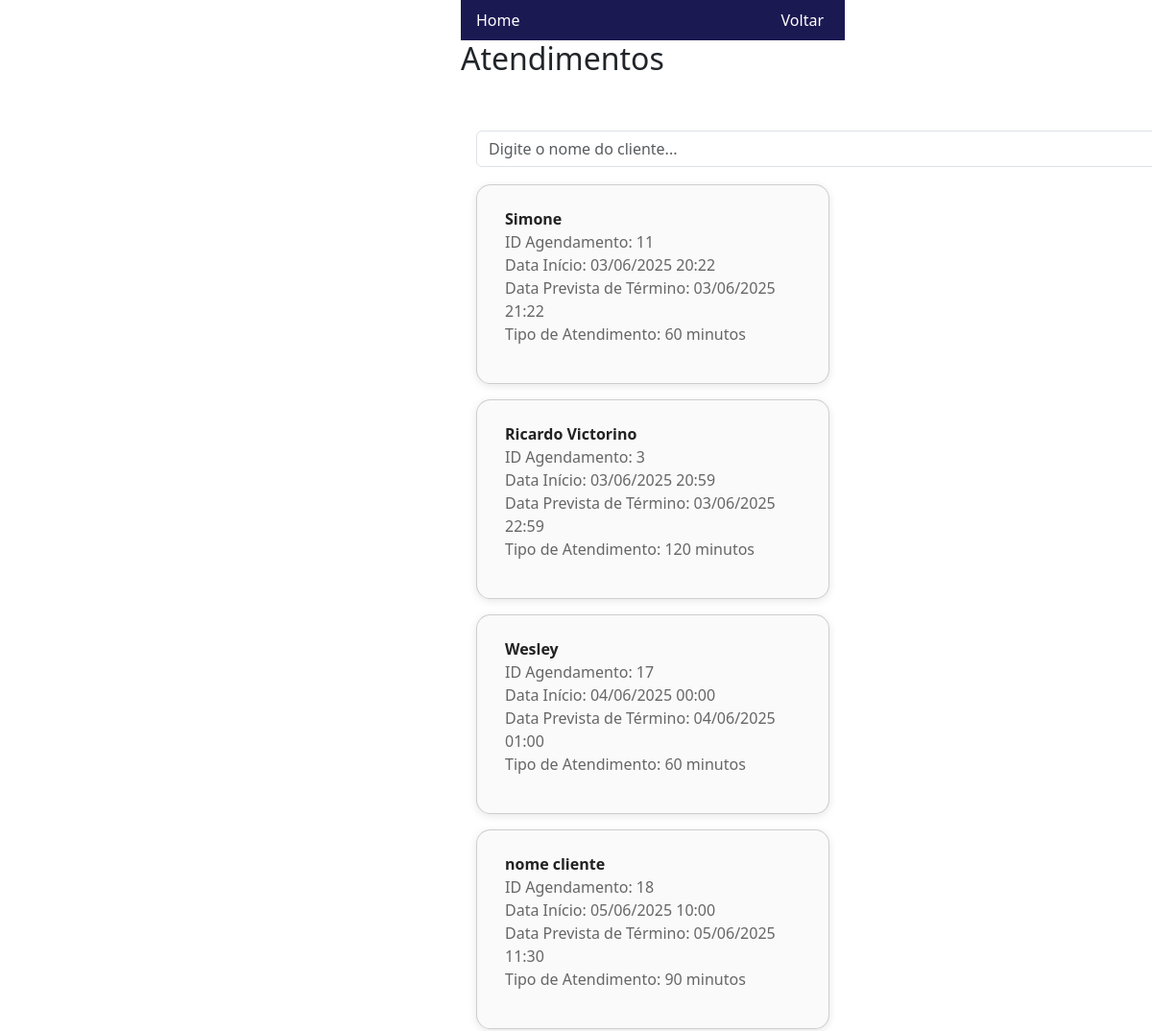
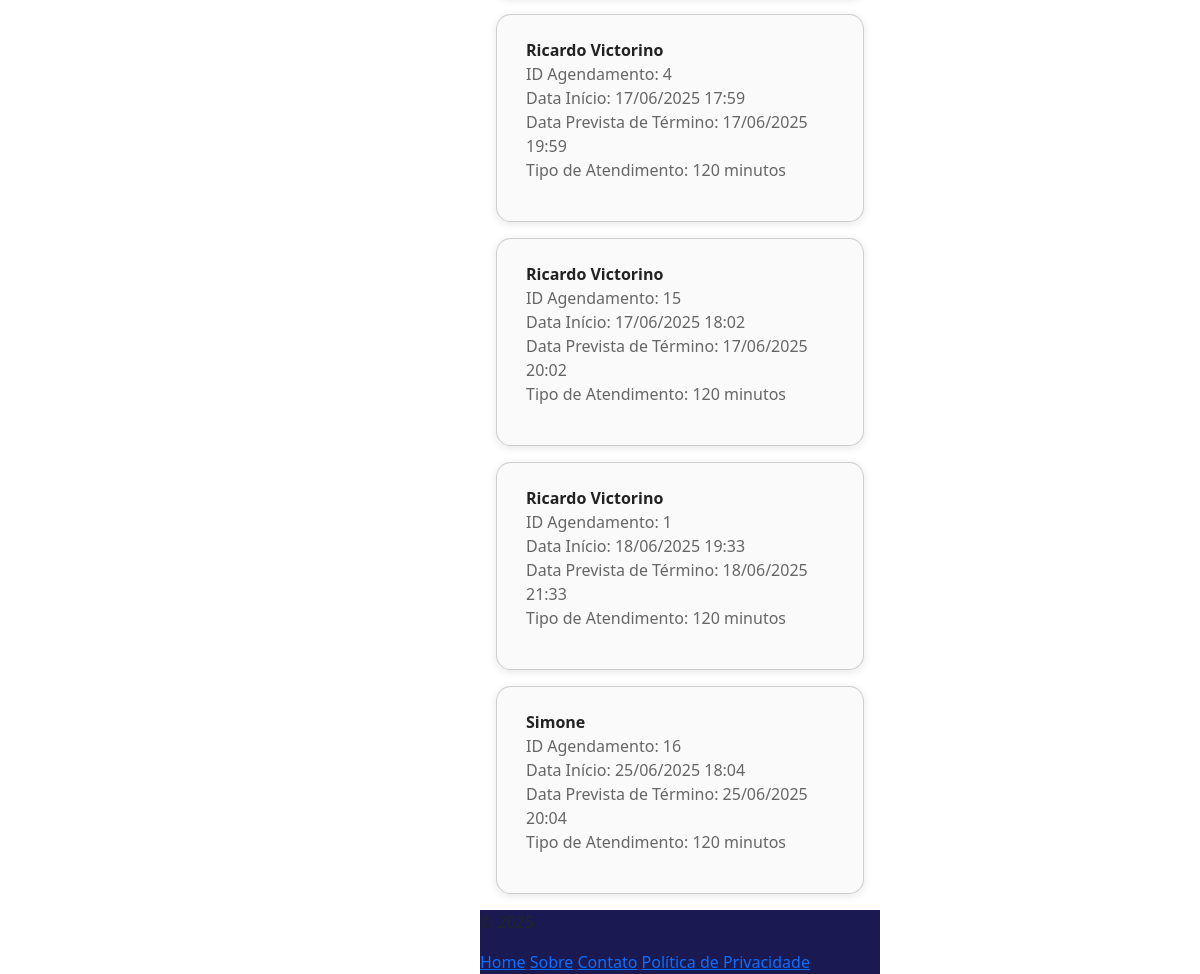
The page /agendamentos on the database its author committed (2 pictures, top to bottom).
### models.py (models this page shows, shortened)
class Agendamento(db.Model):
    __tablename__ = 'agendamentos'
    id = db.Column(db.Integer, primary_key=True)
    contato = db.Column(db.String(50))
    data_inicio = db.Column(db.DateTime)
    data_termino = db.Column(db.DateTime)
    tipo_atendimento = db.Column(db.String(50))
    id_cliente = db.Column(db.Integer, db.ForeignKey('clientes.id'), nullable=False)
    cliente = db.relationship('Cliente', backref=db.backref('agendamentos', lazy=True))

class Cliente(db.Model):
    __tablename__ = 'clientes'
    id = db.Column(db.Integer, primary_key=True)
    nome = db.Column(db.String(50))
    telefone = db.Column(db.String(50))
    email = db.Column(db.String(50))

### views.py (the view)
@app.route('/agendamentos', methods=['GET', 'POST'])
def lista_agendamentos():
    nome = request.args.get('nome', '')
    if nome:
         agendamentos_filtrados = Agendamento.query.join(Cliente).filter(Cliente.nome.ilike(f'%{nome}%')).order_by(Agendamento.data_inicio.asc()).all()
    else:
        agora = datetime.now()
        agendamentos_filtrados = Agendamento.query.filter( Agendamento.data_inicio >= agora).order_by(Agendamento.data_inicio.asc()).all()
    lista = []
    for ag in agendamentos_filtrados:
        lista.append({
            'id': ag.id,
            'cliente_nome': ag.cliente.nome,
            'data_inicio': ag.data_inicio.strftime('%d/%m/%Y %H:%M'),
            'data_termino': ag.data_termino.strftime('%d/%m/%Y %H:%M'),
            'tipo_atendimento': ag.tipo_atendimento
        })
    if request.headers.get('X-Requested-With') == 'XMLHttpRequest':
        return jsonify(lista)
    return render_template('agendamentos.html', agendamentos=agendamentos_filtrados,is_menu=False)

### templates/agendamentos.html (shortened to what this page needs)
{% extends 'base.html'%}
{% block conteudo %}
<h2>Atendimentos</h2>
<div class="container" style="background-color: white;position: fixed;z-index: 1000;">
    <div class="row" style="margin-left: -0.5rem;">
        <div class="col-10">
            <div class="card" style="margin-top: 3rem !important; border:none;">
                <input type="text" id="buscaNome" class="form-control" placeholder="Digite o nome do cliente..." />
            </div>
        </div>
    </div>
</div>
<div class="col-sm-12" style="z-index: 999; margin-top: 7rem;" id="listaAgendamentos">
    {% for agendamento in agendamentos %}
    <div class="card m-3 p-3" style="border-radius: 15px; box-shadow: 0 2px 8px rgba(0,0,0,0.1); background-color: rgb(250, 250, 250);">
        <form action="/agendamento/{{ agendamento.id }}" method="GET" style="display: inline; width: 100%;">
            <button type="submit" class="btn w-100 text-start agendamento-btn"
                style="color: #666666; font-weight: normal;">
                <div><strong style="color: #222222;">{{ agendamento.cliente.nome }}</strong> </div>
                <div>ID Agendamento: {{ agendamento.id }}</div>
                <div>Data Início: {{ agendamento.data_inicio.strftime('%d/%m/%Y %H:%M') }}</div>
                <div>Data Prevista de Término: {{ agendamento.data_termino.strftime('%d/%m/%Y %H:%M') }}</div>
                <div>Tipo de Atendimento: {{ agendamento.tipo_atendimento }} minutos</div>
            </button>
        </form>
    </div>
    {% endfor %}
</div>
{% endblock conteudo %}

### static/css/style.css (style rules this page uses)
.bgcolor { background-color: rgb(255, 255, 255); }
@media (min-width: 768px) { body { max-width: 400px; } }
@media (min-width: 768px) { .flex-box { align-items: center; justify-content: center; display: block; position: absolute; left: 40%; } }

### rows shown on the page
Agendamento: cliente.nome "Simone", id "11", data_inicio "03/06/2025 20:22", data_termino "03/06/2025 21:22", tipo_atendimento "60"
Agendamento: cliente.nome "Ricardo Victorino", id "3", data_inicio "03/06/2025 20:59", data_termino "03/06/2025 22:59", tipo_atendimento "120"
Agendamento: cliente.nome "Wesley", id "17", data_inicio "04/06/2025 00:00", data_termino "04/06/2025 01:00", tipo_atendimento "60"
Agendamento: cliente.nome "nome cliente", id "18", data_inicio "05/06/2025 10:00", data_termino "05/06/2025 11:30", tipo_atendimento "90"
Agendamento: cliente.nome "Ricardo Victorino", id "4", data_inicio "17/06/2025 17:59", data_termino "17/06/2025 19:59", tipo_atendimento "120"
Agendamento: cliente.nome "Ricardo Victorino", id "15", data_inicio "17/06/2025 18:02", data_termino "17/06/2025 20:02", tipo_atendimento "120"
Agendamento: cliente.nome "Ricardo Victorino", id "1", data_inicio "18/06/2025 19:33", data_termino "18/06/2025 21:33", tipo_atendimento "120"
Agendamento: cliente.nome "Simone", id "16", data_inicio "25/06/2025 18:04", data_termino "25/06/2025 20:04", tipo_atendimento "120"
